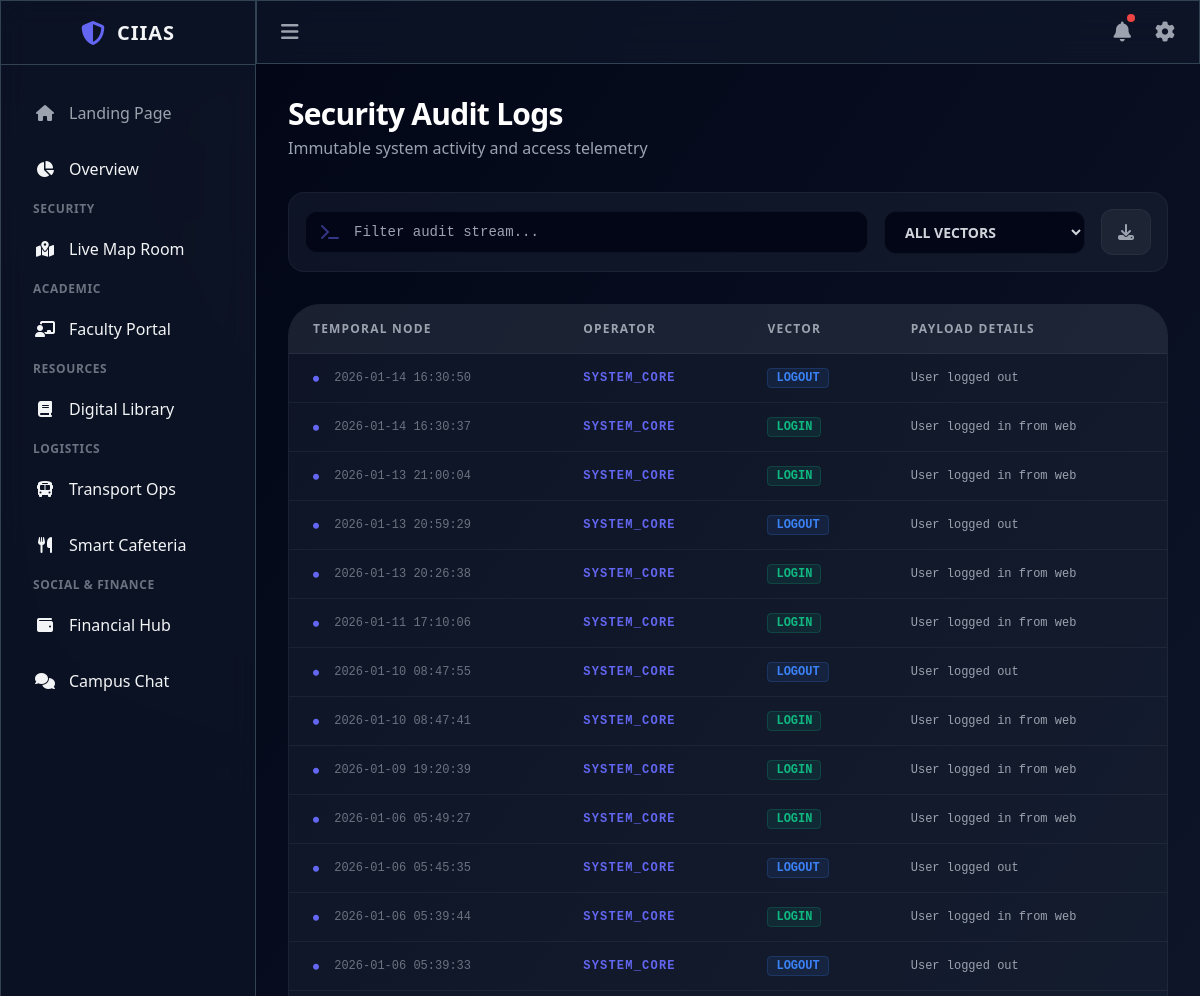
/audit-logs (signed in, upper part), run on an earlier commit of the app's database.
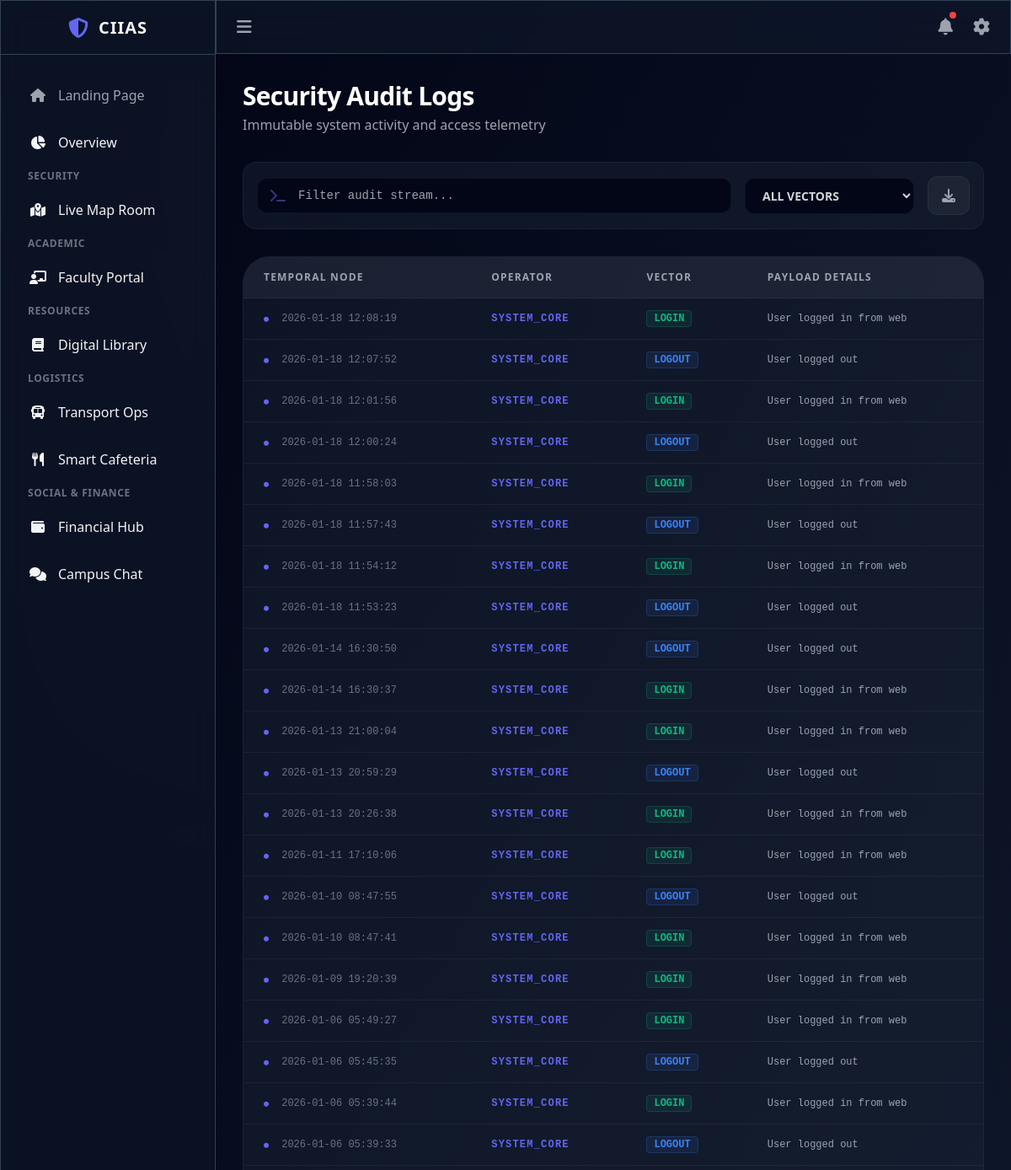
And on a later commit of the database.
### app/models.py (models this page shows, shortened)
class AuditLog(db.Model):
    __tablename__ = 'audit_logs'
    id = db.Column(db.Integer, primary_key=True)
    user_id = db.Column(db.Integer, db.ForeignKey('users.id'), nullable=True)
    action = db.Column(db.String(64))
    details = db.Column(db.Text)
    timestamp = db.Column(db.DateTime, default=datetime.utcnow)

### app/web/routes.py (the view)
@web_bp.route('/audit-logs')
@role_required(ROLE_ADMIN)
def audit_logs():
    logs = AuditLog.query.order_by(AuditLog.timestamp.desc()).limit(100).all()
    return render_template('audit_logs.html', logs=logs)

### app/utils.py (called while the page is built)
def role_required(*roles):
    def decorator(f):
        @wraps(f)
        def decorated_function(*args, **kwargs):
            if 'user_id' not in session:
                flash('Please login to access this page')
                return redirect(url_for('web.login'))
            user_role = session.get('user_role', 'student')
            if user_role not in roles:
                flash('You do not have permission to access this page')
                return redirect(url_for('web.dashboard'))
            return f(*args, **kwargs)
        return decorated_function
    return decorator

def has_permission(user_role, permission):
    return permission in PERMISSIONS.get(user_role, [])

### app/web/routes.py (called while the page is built)
@web_bp.context_processor
def inject_permissions():
    def check_permission(permission):
        return has_permission(session.get('user_role', 'student'), permission)
    return dict(has_permission=check_permission)

### app/templates/audit_logs.html (shortened to what this page needs)
{% extends "base_dashboard.html" %}
{% block content %}
<div class="max-w-7xl mx-auto page-enter">
    <div class="mb-8" data-aos="fade-down">
        <h1 class="text-3xl font-bold text-white tracking-tight">Security Audit Logs</h1>
        <p class="text-gray-400 mt-1">Immutable system activity and access telemetry</p>
    </div>
    <div class="glass-card p-4 rounded-2xl mb-8 flex flex-wrap gap-4 items-center" data-aos="fade-up">
        <div class="relative flex-1 min-w-[240px]">
            <i class="fas fa-terminal absolute left-4 top-1/2 -translate-y-1/2 text-primary/50"></i>
            <input type="text" placeholder="Filter audit stream..." id="searchLog" onkeyup="filterLogs()"
                class="w-full bg-dark border border-white/5 rounded-xl pl-12 pr-4 py-2.5 text-white font-mono text-sm focus:outline-none focus:ring-2 focus:ring-primary/50 transition-all">
        </div>
        <select id="actionFilter" onchange="filterLogs()"
            class="bg-dark border border-white/5 rounded-xl px-4 py-2.5 text-gray-300 text-sm font-bold focus:outline-none focus:ring-2 focus:ring-primary/50 transition-all">
            <option value="">ALL VECTORS</option>
        </select>
        <button
            class="px-4 py-2.5 bg-white/5 hover:bg-white/10 rounded-xl text-gray-400 transition-all border border-white/5">
            <i class="fas fa-download"></i>
        </button>
    </div>
    <div class="glass-card rounded-[2rem] overflow-hidden" data-aos="fade-up" data-aos-delay="100">
        <div class="overflow-x-auto">
            <table class="w-full text-left border-collapse" id="logsTable">
                <thead>
                    <tr class="bg-white/5 border-b border-white/5">
                        <th class="px-6 py-4 text-xs font-bold text-gray-400 uppercase tracking-widest">Temporal Node
                        </th>
                        <th class="px-6 py-4 text-xs font-bold text-gray-400 uppercase tracking-widest">Operator</th>
                        <th class="px-6 py-4 text-xs font-bold text-gray-400 uppercase tracking-widest">Vector</th>
                        <th class="px-6 py-4 text-xs font-bold text-gray-400 uppercase tracking-widest">Payload Details
                        </th>
                    </tr>
                </thead>
                <tbody class="divide-y divide-white/5 font-mono text-xs">
                    {% for log in logs %}
                    <tr class="hover:bg-white/[0.02] transition-colors group" data-action="{{ log.action }}">
                        <td class="px-6 py-4 text-gray-500 whitespace-nowrap">
                            <i class="fas fa-circle text-[6px] text-primary mr-2"></i>
                            {{ log.timestamp.strftime('%Y-%m-%d %H:%M:%S') }}
                        </td>
                        <td class="px-6 py-4">
                            {% if log.user %}
                            <span class="text-white font-bold">{{ log.user.name }}</span>
                            {% else %}
                            <span class="text-primary font-bold tracking-widest">SYSTEM_CORE</span>
                            {% endif %}
                        </td>
                        <td class="px-6 py-4">
                            {% if 'LOGIN' in log.action %}
                            <span
                                class="px-2 py-0.5 bg-emerald-500/10 text-emerald-500 rounded border border-emerald-500/20 font-black">LOGIN</span>
                            {% elif 'INCIDENT' in log.action %}
                            <span
                                class="px-2 py-0.5 bg-rose-500/10 text-rose-500 rounded border border-rose-500/20 font-black">INCIDENT</span>
                            {% else %}
                            <span
                                class="px-2 py-0.5 bg-blue-500/10 text-blue-500 rounded border border-blue-500/20 font-black">{{
                                log.action }}</span>
                            {% endif %}
                        </td>
                        <td class="px-6 py-4 text-gray-400">{{ log.details }}</td>
                    </tr>
                    {% else %}
                    <tr>
                        <td colspan="4" class="px-6 py-12 text-center text-gray-600 italic">
                            Stream empty. No unauthorized activity detected.
                        </td>
                    </tr>
                    {% endfor %}
                </tbody>
            </table>
        </div>
    </div>
</div>
{% endblock %}

### app/templates/base_dashboard.html (shortened to what this page needs)
<!DOCTYPE html>
<html lang="en" class="dark">
<head>
    <script src="https://cdn.tailwindcss.com"></script>
    <link rel="stylesheet" href="https://cdnjs.cloudflare.com/ajax/libs/font-awesome/6.4.0/css/all.min.css">
    <link rel="stylesheet" href="https://unpkg.com/leaflet@1.9.4/dist/leaflet.css">
    <link href="https://unpkg.com/aos@2.3.1/dist/aos.css" rel="stylesheet">
</head>
<body class="bg-dark text-gray-100 font-sans antialiased h-screen overflow-hidden flex relative"
    x-data="{ sidebarOpen: true }">
    <div class="bg-mesh"></div>
    <aside :class="sidebarOpen ? 'w-64' : 'w-20'"
        class="glass h-full flex flex-col transition-all duration-300 z-50 border-r border-slate-700">
        <a href="{{ url_for('web.index') }}"
            class="h-16 flex items-center justify-center border-b border-slate-700 hover:bg-white/5 transition-colors">
            <i class="fas fa-shield-alt text-2xl text-primary"></i>
            <span x-show="sidebarOpen"
                class="ml-3 font-bold text-xl tracking-wider transition-opacity duration-300">CIIAS</span>
        </a>
        <nav class="flex-1 px-4 py-6 space-y-2 overflow-y-auto">
            <a href="{{ url_for('web.index') }}"
                class="flex items-center px-4 py-3 rounded-lg hover:bg-slate-500/10 transition-colors">
                <i class="fas fa-home w-6 text-center text-gray-400"></i>
                <span x-show="sidebarOpen" class="ml-3 font-medium text-gray-400">Landing Page</span>
            </a>
            <a href="{{ url_for('web.dashboard') }}"
                class="flex items-center px-4 py-3 rounded-lg hover:bg-primary/20 hover:text-primary transition-colors {{ 'bg-primary/20 text-primary' if request.endpoint == 'web.dashboard' }}">
                <i class="fas fa-chart-pie w-6 text-center"></i>
                <span x-show="sidebarOpen" class="ml-3 font-medium">Overview</span>
            </a>
            {% if has_permission('incidents') %}
            <div class="mt-6 mb-2 px-4 text-xs font-semibold text-gray-500 uppercase tracking-wider"
                x-show="sidebarOpen">Security</div>
            <a href="{{ url_for('web.security_dashboard') }}"
                class="flex items-center px-4 py-3 rounded-lg hover:bg-red-500/20 hover:text-red-400 transition-colors {{ 'bg-red-500/20 text-red-400' if 'security' in request.endpoint }}">
                <i class="fas fa-map-marked-alt w-6 text-center"></i>
                <span x-show="sidebarOpen" class="ml-3 font-medium">Live Map Room</span>
            </a>
            {% endif %}
            {% if has_permission('academic') %}
            <div class="mt-6 mb-2 px-4 text-xs font-semibold text-gray-500 uppercase tracking-wider"
                x-show="sidebarOpen">Academic</div>
            <a href="{{ url_for('web.faculty_dashboard') }}"
                class="flex items-center px-4 py-3 rounded-lg hover:bg-blue-500/20 hover:text-blue-400 transition-colors {{ 'bg-blue-500/20 text-blue-400' if 'faculty' in request.endpoint }}">
                <i class="fas fa-chalkboard-teacher w-6 text-center"></i>
                <span x-show="sidebarOpen" class="ml-3 font-medium">Faculty Portal</span>
            </a>
            {% endif %}
            {% if has_permission('library') %}
            <div class="mt-6 mb-2 px-4 text-xs font-semibold text-gray-500 uppercase tracking-wider"
                x-show="sidebarOpen">Resources</div>
            <a href="{{ url_for('web.library_dashboard') }}"
                class="flex items-center px-4 py-3 rounded-lg hover:bg-purple-500/20 hover:text-purple-400 transition-colors {{ 'bg-purple-500/20 text-purple-400' if 'library' in request.endpoint }}">
                <i class="fas fa-book w-6 text-center"></i>
                <span x-show="sidebarOpen" class="ml-3 font-medium">Digital Library</span>
            </a>
            {% endif %}
            {% if has_permission('transport') or has_permission('cafeteria') %}
            <div class="mt-6 mb-2 px-4 text-xs font-semibold text-gray-500 uppercase tracking-wider"
                x-show="sidebarOpen">Logistics</div>
            {% if has_permission('transport') %}
            <a href="{{ url_for('web.transport_dashboard') }}"
                class="flex items-center px-4 py-3 rounded-lg hover:bg-yellow-500/20 hover:text-yellow-400 transition-colors {{ 'bg-yellow-500/20 text-yellow-400' if 'transport' in request.endpoint }}">
                <i class="fas fa-bus w-6 text-center"></i>
                <span x-show="sidebarOpen" class="ml-3 font-medium">Transport Ops</span>
            </a>
            {% endif %}
            {% if has_permission('cafeteria') %}
            <a href="{{ url_for('web.cafeteria_dashboard') }}"
                class="flex items-center px-4 py-3 rounded-lg hover:bg-orange-500/20 hover:text-orange-400 transition-colors {{ 'bg-orange-500/20 text-orange-400' if 'cafeteria' in request.endpoint }}">
                <i class="fas fa-utensils w-6 text-center"></i>
                <span x-show="sidebarOpen" class="ml-3 font-medium">Smart Cafeteria</span>
            </a>
            {% endif %}
            {% endif %}
            {% if has_permission('financial') or has_permission('chat') %}
            <div class="mt-6 mb-2 px-4 text-xs font-semibold text-gray-500 uppercase tracking-wider"
                x-show="sidebarOpen">Social & Finance</div>
            {% if has_permission('financial') %}
            <a href="{{ url_for('web.financial_dashboard') }}"
                class="flex items-center px-4 py-3 rounded-lg hover:bg-green-500/20 hover:text-green-400 transition-colors {{ 'bg-green-500/20 text-green-400' if 'financial' in request.endpoint }}">
                <i class="fas fa-wallet w-6 text-center"></i>
                <span x-show="sidebarOpen" class="ml-3 font-medium">Financial Hub</span>
            </a>
            {% endif %}
            {% if has_permission('chat') %}
            <a href="{{ url_for('web.chat_dashboard') }}"
                class="flex items-center px-4 py-3 rounded-lg hover:bg-pink-500/20 hover:text-pink-400 transition-colors {{ 'bg-pink-500/20 text-pink-400' if 'chat' in request.endpoint }}">
                <i class="fas fa-comments w-6 text-center"></i>
                <span x-show="sidebarOpen" class="ml-3 font-medium">Campus Chat</span>
            </a>
            {% endif %}
            {% endif %}
        </nav>
    </aside>
    <main class="flex-1 flex flex-col relative overflow-hidden bg-gradient-to-br from-dark to-slate-900">
        <header class="h-16 glass flex items-center justify-between px-6 z-40 border-b border-slate-700">
            <button @click="sidebarOpen = !sidebarOpen"
                class="text-gray-400 hover:text-white transition-colors focus:outline-none">
                <i class="fas fa-bars text-xl"></i>
            </button>
            <div class="flex items-center space-x-6">
                <div class="relative" x-data="{ open: false }">
                    <button @click="open = !open" class="text-gray-400 hover:text-white relative focus:outline-none">
                        <i class="fas fa-bell text-xl"></i>
                        <span class="absolute -top-1 -right-1 w-2 h-2 bg-red-500 rounded-full"></span>
                    </button>
                </div>
                <a href="{{ url_for('web.settings') }}" class="text-gray-400 hover:text-white">
                    <i class="fas fa-cog text-xl"></i>
                </a>
            </div>
        </header>
        <div class="flex-1 overflow-x-hidden overflow-y-auto p-6 md:p-8 relative">
            {% block content %}{% endblock %}
        </div>
    </main>
</body>
</html>

### app/templates/base_dashboard.html (style rules this page uses)
body { font-family: 'Outfit', sans-serif; }
.glass { background: rgba(15, 23, 42, 0.7); backdrop-filter: blur(16px); -webkit-backdrop-filter: blur(16px); border: 1px solid rgba(255, 255, 255, 0.08); }
.glass-card { background: rgba(30, 41, 59, 0.4); backdrop-filter: blur(12px); border: 1px solid rgba(255, 255, 255, 0.05); transition: all 0.4s cubic-bezier(0.4, 0, 0.2, 1); }
.bg-mesh { position: absolute; width: 100%; height: 100%; z-index: -1; background: radial-gradient(at 0% 0%, hsla(253, 16%, 7%, 1) 0, transparent 50%), radial-gradient(at 50% 0%, hsla(225, 39%, 30%, 1) 0, transparent 50%), radial-gradient(at 100% 0%, hsla(339, 49%, 30%, 1) 0, transparent 50%); filter: blur(100px); opacity: 0.5; }
.page-enter { animation: fadeIn 0.6s ease-out forwards; }

What changed in the data, as far as the page shows it:
added AuditLog: timestamp "2026-01-18 12:08:19", shows "SYSTEM_CORE", action "LOGIN", details "User logged in from web"
added AuditLog: timestamp "2026-01-18 12:07:52", shows "SYSTEM_CORE", action "LOGOUT", details "User logged out"
added AuditLog: timestamp "2026-01-18 12:01:56", shows "SYSTEM_CORE", action "LOGIN", details "User logged in from web"
added AuditLog: timestamp "2026-01-18 12:00:24", shows "SYSTEM_CORE", action "LOGOUT", details "User logged out"
added AuditLog: timestamp "2026-01-18 11:58:03", shows "SYSTEM_CORE", action "LOGIN", details "User logged in from web"
added AuditLog: timestamp "2026-01-18 11:57:43", shows "SYSTEM_CORE", action "LOGOUT", details "User logged out"
added AuditLog: timestamp "2026-01-18 11:54:12", shows "SYSTEM_CORE", action "LOGIN", details "User logged in from web"
added AuditLog: timestamp "2026-01-18 11:53:23", shows "SYSTEM_CORE", action "LOGOUT", details "User logged out"
